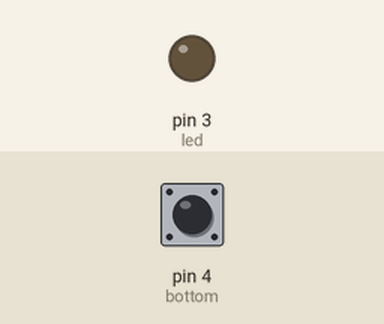
The sketch below on a simulated Arduino Uno, built with avr-gcc and run on an emulated ATmega328P. On the bench: output pins drawn as LEDs (lit = HIGH). The test bench sets the inputs (shaded band); at power-on: pin 4 (bottom) LOW.

Above: at 1.2 s.
1.3 s: pin 4 (bottom) pulled HIGH for 0.15 s
At 2.2 s:
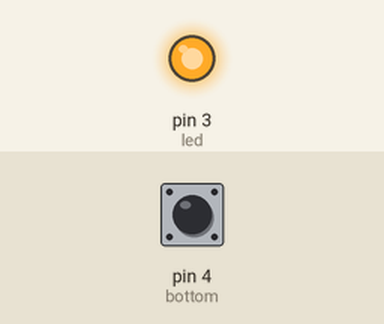
2.9 s: pin 4 (bottom) pulled HIGH for 1 s
At 4.6 s:
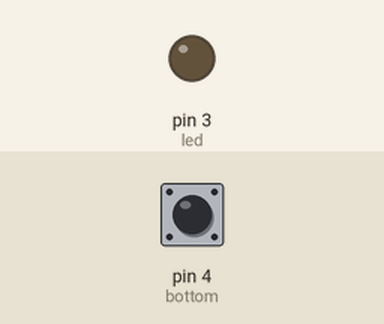
5.4 s: pin 4 (bottom) pulled HIGH for 3.2 s
At 9.4 s:
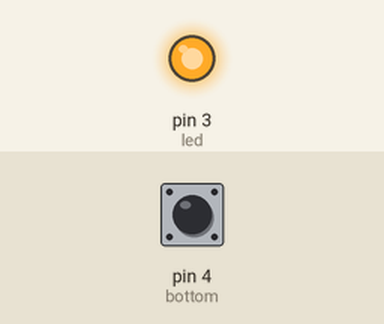
Timing chart, 0 to 10.9 s (numbered marks = the images above; inputs shaded):
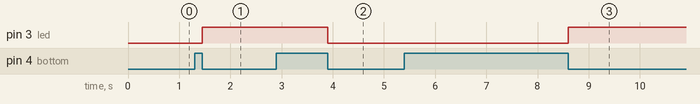

The sketch:

Aula_4-PushBotton.ino
```cpp
#define led 3       // Define a macro 'led' para representar o pino 3
#define bottom 4    // Define a macro 'bottom' para representar o pino 4 (botão)
int btnclicado = 0; // Variável para indicar se o botão foi clicado
int btnliberado = 0;// Variável para indicar se o botão foi liberado

void trocaled() {
  // Função para alternar o estado do LED
  if (digitalRead(led) == HIGH) {
    digitalWrite(led, LOW);  // Se o LED está aceso, apaga
  } else {
    digitalWrite(led, HIGH); // Se o LED está apagado, acende
  }
}

void keyup() {
  // Função para verificar se o botão foi clicado e liberado
  if ((btnclicado == 1) && (btnliberado == 1)) {
    btnclicado = 0;
    btnliberado = 0;
    trocaled(); // Alterna o estado do LED
  }
}

void setup() {
  // put your setup code here, to run once:
  pinMode(led, OUTPUT);   // Configura o pino 'led' como saída
  pinMode(bottom, INPUT); // Configura o pino 'bottom' como entrada
}

void loop() {
  // put your main code here, to run repeatedly
  if (digitalRead(bottom) == HIGH) {
    btnclicado = 1;      // Se o botão está pressionado, indica que foi clicado
    btnliberado = 0;     // Reseta a variável de liberação
  } else {
    btnliberado = 1;     // Se o botão está liberado, indica que foi liberado
  }
  keyup();               // Chama a função para verificar e alternar o LED
}
```

Measured:
- after the input at 1.3 s, pin 3 (led): LOW → HIGH after 0.15 s
- after the input at 2.9 s, pin 3 (led): HIGH → LOW after 1.0 s
- after the input at 5.4 s, pin 3 (led): LOW → HIGH after 3.2 s
